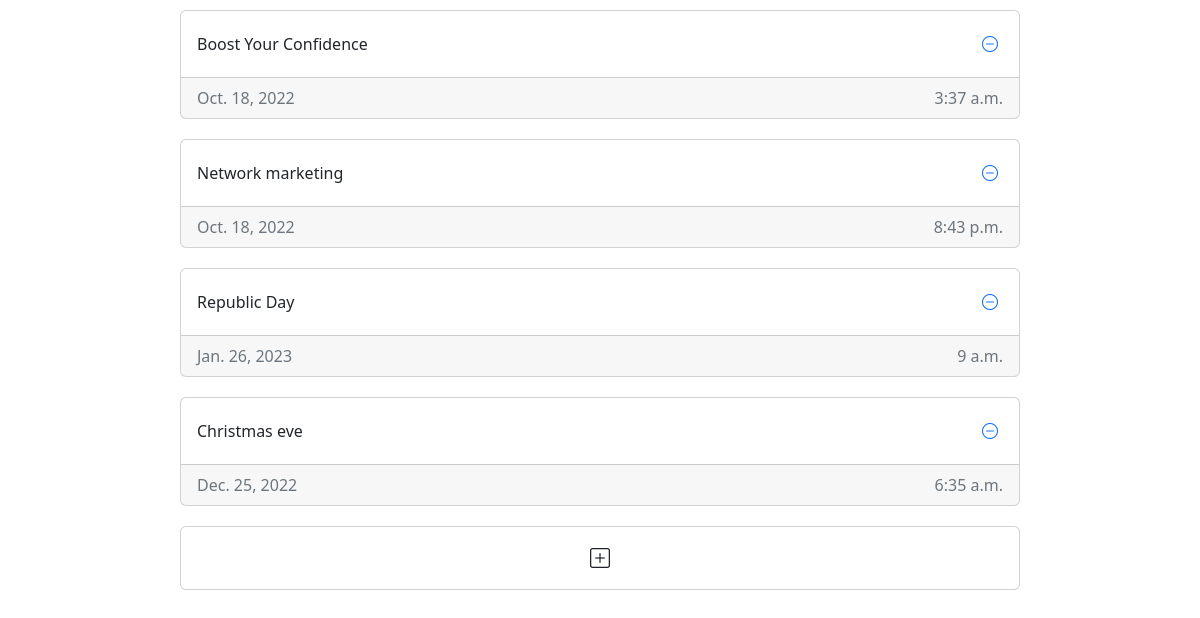
The page / on the database its author committed.
### poster/models.py (models this page shows)
class events(models.Model):
    event_name = models.CharField(max_length=250)
    event_on_date = models.DateField()
    event_on_time = models.TimeField()
    about_event = models.TextField()
    tags = models.CharField(max_length=250)
    additional_info = models.TextField()

### poster/views.py (the view, shortened to what this page needs)
# urls.py: path('', index, name="homepage"),
def index(request):
    fetch_data = events.objects.all()
    context = {"data": fetch_data}
    return render(request, "index.html", context)

### poster/templates/index.html (shortened to what this page needs)
{% extends 'base.html' %}
{% block body %}
<div class="event_cont">
    {% for d in data %}
    <div class="card" onclick="next({{d.id}})">
        <div class="card-body" style="display: flex; justify-content: space-between; align-items: center;">
            <div>
                {{d.event_name}}
            </div>
            <a href="/poster/del/{{d.id}}">
                <i class="bi bi-dash-circle"></i>
            </a>
        </div>
        <div class="card-footer text-muted">
            <span class="">{{d.event_on_date}}</span>
            <span class="float-md-end"> {{d.event_on_time}}</span>
        </div>
    </div>
    {% empty %}
    <div class="container">
        <button type="button" class="icon-btn" data-bs-toggle="modal" data-bs-target="#exampleModal">
            <i class="bi bi-plus-square ico"></i>
        </button>
    </div>
    {% endfor %}
    <div class="card" data-bs-toggle="modal" data-bs-target="#exampleModal">
        <div class="card-body" style="text-align: center; margin: 0; padding: 1;">
            <i class="bi bi-plus-square" style="font-size: 20px;"></i>
        </div>
    </div>
</div>
{% endblock body %}

### poster/templates/base.html (shortened to what this page needs)
<!DOCTYPE html>
{% load static %}
<html lang="en">
<head>
    <link rel="stylesheet" href="{% static 'outfit.css' %}">
    <link href="https://cdn.jsdelivr.net/npm/bootstrap@5.2.2/dist/css/bootstrap.min.css" rel="stylesheet"
>
    <link rel="stylesheet" href="https://cdn.jsdelivr.net/npm/bootstrap-icons@1.9.1/font/bootstrap-icons.css">
</head>
<body>
    {% block body %}{% endblock body %}
</body>

### poster/static/outfit.css (style rules this page uses)
* { margin: 0; padding: 0; }
body { background-color: aliceblue; }
.card { margin: 10px; width: 70%; }
.event_cont { display: flex; flex-direction: column; justify-content: center; align-items: center; }
a { margin: 5px; color: black; }

### rows shown on the page
events: event_name "Boost Your Confidence", event_on_date "Oct. 18, 2022", event_on_time "3:37 a.m."
events: event_name "Network marketing", event_on_date "Oct. 18, 2022", event_on_time "8:43 p.m."
events: event_name "Republic Day", event_on_date "Jan. 26, 2023", event_on_time "9 a.m."
events: event_name "Christmas eve", event_on_date "Dec. 25, 2022", event_on_time "6:35 a.m."
